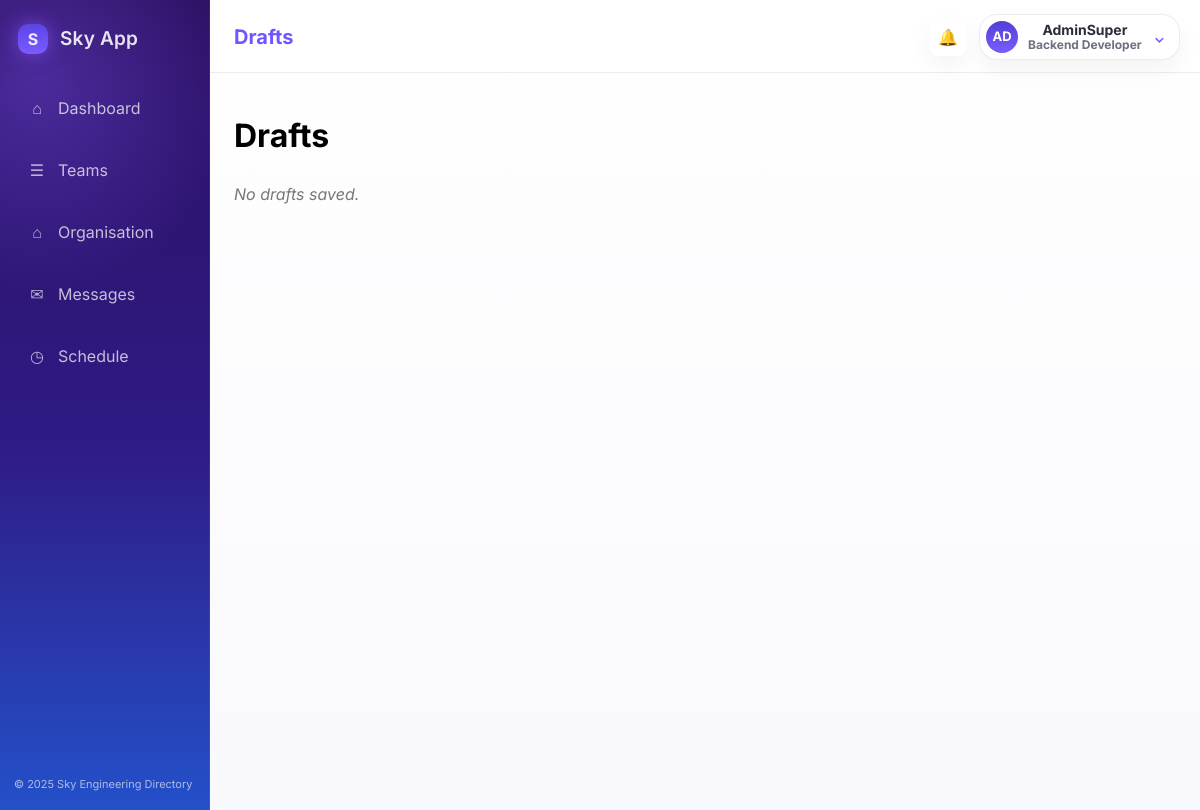
The page /messaging/drafts/ (signed in) on the database as committed earlier.
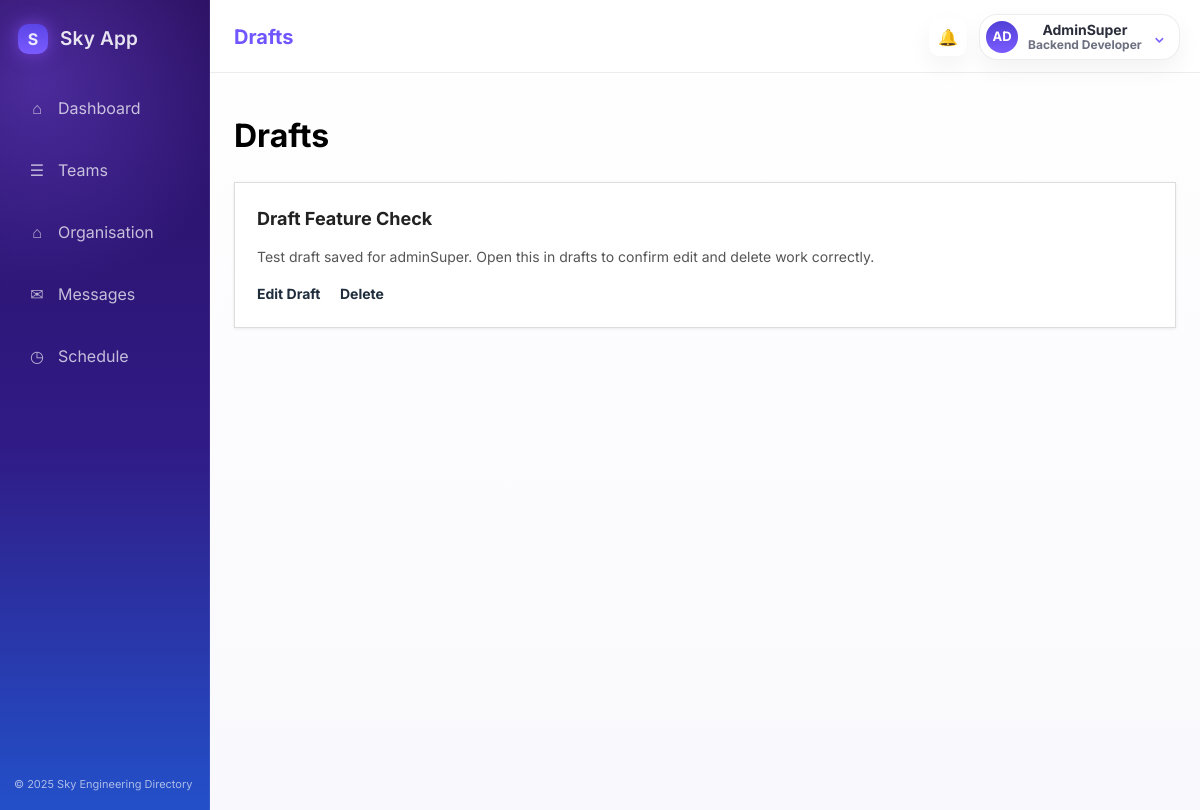
The same page on the database as committed later.
### messaging/models.py (models this page shows, shortened)
class Message(models.Model):
    conversation = models.ForeignKey(
        Conversation,
        on_delete=models.CASCADE,
        related_name="messages",
        null=True,
        blank=True,
    )
    sender = models.ForeignKey(
        settings.AUTH_USER_MODEL,
        on_delete=models.CASCADE,
        related_name="sent_messages",
        null=True,
        blank=True,
    )
    recipient = models.ForeignKey(
        settings.AUTH_USER_MODEL,
        on_delete=models.CASCADE,
        related_name="received_messages",
        null=True,
        blank=True,
    )
    subject = models.CharField(max_length=255, blank=True, default="")
    body = models.TextField(blank=True, default="")
    is_draft = models.BooleanField(default=False)
    is_read = models.BooleanField(default=False)
    created_at = models.DateTimeField(auto_now_add=True, null=True)
    sent_at = models.DateTimeField(null=True, blank=True)

### messaging/views.py (the view)
# urls.py: path("drafts/", views.drafts, name="drafts"),
@login_required
def drafts(request):
    messages = Message.objects.filter(
        sender=request.user,
        is_draft=True
    ).order_by("-created_at")
    return render(request, "messaging/drafts.html", {
        "messages": messages
    })

### messaging/templates/messaging/drafts.html (shortened to what this page needs)
{% extends "home/base.html" %}
{% load static %}
{% block page_title %}Drafts{% endblock %}
{% block profile_role %}Backend Developer{% endblock %}
{% block extra_scripts %}
<link rel="stylesheet" type="text/css" href="{% static 'global.css' %}">
{% endblock %}
{% block content %}
<h1>Drafts</h1>
{% if messages %}
    {% for msg in messages %}
        <div class="draft-card">
            <h3>{{ msg.subject|default:"(No subject)" }}</h3>
            <p class="draft-body">
                {{ msg.body|truncatewords:20 }}
            </p>
            <div class="draft-actions">
                <a href="{% url 'messaging:edit_draft' msg.id %}">Edit Draft</a>
                <a href="{% url 'messaging:delete_draft' msg.id %}">Delete</a>
            </div>
        </div>
    {% endfor %}
{% else %}
    <p class="empty">No drafts saved.</p>
{% endif %}
{% endblock %}

Rows that differ between the two databases and show on the page:
added Message: subject "Draft Feature Check", body "Test draft saved for adminSuper. Open this in drafts to confirm edit and delete work correctly."
Other text that changed with them:
text no longer shown: "No drafts saved."
